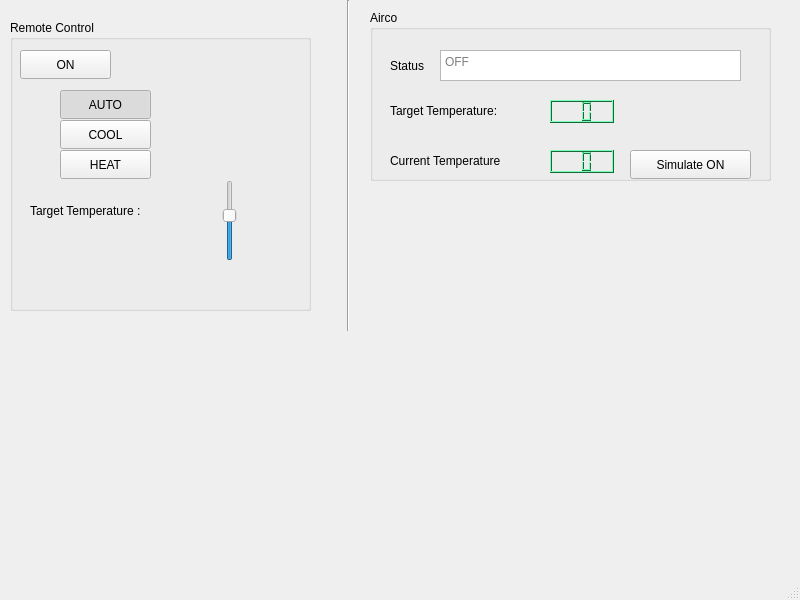
<?xml version="1.0" encoding="UTF-8"?>
<ui version="4.0">
 <class>MainWindow</class>
 <widget class="QMainWindow" name="MainWindow">
  <property name="geometry">
   <rect>
    <x>0</x>
    <y>0</y>
    <width>800</width>
    <height>600</height>
   </rect>
  </property>
  <property name="windowTitle">
   <string>MainWindow</string>
  </property>
  <widget class="QWidget" name="centralwidget">
   <widget class="QLabel" name="label">
    <property name="geometry">
     <rect>
      <x>30</x>
      <y>200</y>
      <width>151</width>
      <height>21</height>
     </rect>
    </property>
    <property name="text">
     <string>Target Temperature :</string>
    </property>
   </widget>
   <widget class="Line" name="line">
    <property name="geometry">
     <rect>
      <x>340</x>
      <y>0</y>
      <width>16</width>
      <height>331</height>
     </rect>
    </property>
    <property name="orientation">
     <enum>Qt::Vertical</enum>
    </property>
   </widget>
   <widget class="QGroupBox" name="groupBox">
    <property name="geometry">
     <rect>
      <x>370</x>
      <y>10</y>
      <width>401</width>
      <height>171</height>
     </rect>
    </property>
    <property name="title">
     <string>Airco</string>
    </property>
    <widget class="QLCDNumber" name="lcdCurrentTemp">
     <property name="geometry">
      <rect>
       <x>180</x>
       <y>140</y>
       <width>64</width>
       <height>23</height>
      </rect>
     </property>
     <property name="palette">
      <palette>
       <active>
        <colorrole role="WindowText">
         <brush brushstyle="SolidPattern">
          <color alpha="255">
           <red>0</red>
           <green>0</green>
           <blue>0</blue>
          </color>
         </brush>
        </colorrole>
        <colorrole role="Button">
         <brush brushstyle="SolidPattern">
          <color alpha="255">
           <red>51</red>
           <green>209</green>
           <blue>122</blue>
          </color>
         </brush>
        </colorrole>
        <colorrole role="Light">
         <brush brushstyle="SolidPattern">
          <color alpha="255">
           <red>121</red>
           <green>255</green>
           <blue>181</blue>
          </color>
         </brush>
        </colorrole>
        <colorrole role="Midlight">
         <brush brushstyle="SolidPattern">
          <color alpha="255">
           <red>86</red>
           <green>232</green>
           <blue>151</blue>
          </color>
         </brush>
        </colorrole>
        <colorrole role="Dark">
         <brush brushstyle="SolidPattern">
          <color alpha="255">
           <red>25</red>
           <green>104</green>
           <blue>61</blue>
          </color>
         </brush>
        </colorrole>
        <colorrole role="Mid">
         <brush brushstyle="SolidPattern">
          <color alpha="255">
           <red>34</red>
           <green>139</green>
           <blue>81</blue>
          </color>
         </brush>
        </colorrole>
        <colorrole role="Text">
         <brush brushstyle="SolidPattern">
          <color alpha="255">
           <red>0</red>
           <green>0</green>
           <blue>0</blue>
          </color>
         </brush>
        </colorrole>
        <colorrole role="BrightText">
         <brush brushstyle="SolidPattern">
          <color alpha="255">
           <red>255</red>
           <green>255</green>
           <blue>255</blue>
          </color>
         </brush>
        </colorrole>
        <colorrole role="ButtonText">
         <brush brushstyle="SolidPattern">
          <color alpha="255">
           <red>0</red>
           <green>0</green>
           <blue>0</blue>
          </color>
         </brush>
        </colorrole>
        <colorrole role="Base">
         <brush brushstyle="SolidPattern">
          <color alpha="255">
           <red>255</red>
           <green>255</green>
           <blue>255</blue>
          </color>
         </brush>
        </colorrole>
        <colorrole role="Window">
         <brush brushstyle="SolidPattern">
          <color alpha="255">
           <red>51</red>
           <green>209</green>
           <blue>122</blue>
          </color>
         </brush>
        </colorrole>
        <colorrole role="Shadow">
         <brush brushstyle="SolidPattern">
          <color alpha="255">
           <red>0</red>
           <green>0</green>
           <blue>0</blue>
          </color>
         </brush>
        </colorrole>
        <colorrole role="AlternateBase">
         <brush brushstyle="SolidPattern">
          <color alpha="255">
           <red>153</red>
           <green>232</green>
           <blue>188</blue>
          </color>
         </brush>
        </colorrole>
        <colorrole role="ToolTipBase">
         <brush brushstyle="SolidPattern">
          <color alpha="255">
           <red>255</red>
           <green>255</green>
           <blue>220</blue>
          </color>
         </brush>
        </colorrole>
        <colorrole role="ToolTipText">
         <brush brushstyle="SolidPattern">
          <color alpha="255">
           <red>0</red>
           <green>0</green>
           <blue>0</blue>
          </color>
         </brush>
        </colorrole>
        <colorrole role="PlaceholderText">
         <brush brushstyle="SolidPattern">
          <color alpha="127">
           <red>0</red>
           <green>0</green>
           <blue>0</blue>
          </color>
         </brush>
        </colorrole>
       </active>
       <inactive>
        <colorrole role="WindowText">
         <brush brushstyle="SolidPattern">
          <color alpha="255">
           <red>0</red>
           <green>0</green>
           <blue>0</blue>
          </color>
         </brush>
        </colorrole>
        <colorrole role="Button">
         <brush brushstyle="SolidPattern">
          <color alpha="255">
           <red>51</red>
           <green>209</green>
           <blue>122</blue>
          </color>
         </brush>
        </colorrole>
        <colorrole role="Light">
         <brush brushstyle="SolidPattern">
          <color alpha="255">
           <red>121</red>
           <green>255</green>
           <blue>181</blue>
          </color>
         </brush>
        </colorrole>
        <colorrole role="Midlight">
         <brush brushstyle="SolidPattern">
          <color alpha="255">
           <red>86</red>
           <green>232</green>
           <blue>151</blue>
          </color>
         </brush>
        </colorrole>
        <colorrole role="Dark">
         <brush brushstyle="SolidPattern">
          <color alpha="255">
           <red>25</red>
           <green>104</green>
           <blue>61</blue>
          </color>
         </brush>
        </colorrole>
        <colorrole role="Mid">
         <brush brushstyle="SolidPattern">
          <color alpha="255">
           <red>34</red>
           <green>139</green>
           <blue>81</blue>
          </color>
         </brush>
        </colorrole>
        <colorrole role="Text">
         <brush brushstyle="SolidPattern">
          <color alpha="255">
           <red>0</red>
           <green>0</green>
           <blue>0</blue>
          </color>
         </brush>
        </colorrole>
        <colorrole role="BrightText">
         <brush brushstyle="SolidPattern">
          <color alpha="255">
           <red>255</red>
           <green>255</green>
           <blue>255</blue>
          </color>
         </brush>
        </colorrole>
        <colorrole role="ButtonText">
         <brush brushstyle="SolidPattern">
          <color alpha="255">
           <red>0</red>
           <green>0</green>
           <blue>0</blue>
          </color>
         </brush>
        </colorrole>
        <colorrole role="Base">
         <brush brushstyle="SolidPattern">
          <color alpha="255">
           <red>255</red>
           <green>255</green>
           <blue>255</blue>
          </color>
         </brush>
        </colorrole>
        <colorrole role="Window">
         <brush brushstyle="SolidPattern">
          <color alpha="255">
           <red>51</red>
           <green>209</green>
           <blue>122</blue>
          </color>
         </brush>
        </colorrole>
        <colorrole role="Shadow">
         <brush brushstyle="SolidPattern">
          <color alpha="255">
           <red>0</red>
           <green>0</green>
           <blue>0</blue>
          </color>
         </brush>
        </colorrole>
        <colorrole role="AlternateBase">
         <brush brushstyle="SolidPattern">
          <color alpha="255">
           <red>153</red>
           <green>232</green>
           <blue>188</blue>
          </color>
         </brush>
        </colorrole>
        <colorrole role="ToolTipBase">
         <brush brushstyle="SolidPattern">
          <color alpha="255">
           <red>255</red>
           <green>255</green>
           <blue>220</blue>
          </color>
         </brush>
        </colorrole>
        <colorrole role="ToolTipText">
         <brush brushstyle="SolidPattern">
          <color alpha="255">
           <red>0</red>
           <green>0</green>
           <blue>0</blue>
          </color>
         </brush>
        </colorrole>
        <colorrole role="PlaceholderText">
         <brush brushstyle="SolidPattern">
          <color alpha="127">
           <red>0</red>
           <green>0</green>
           <blue>0</blue>
          </color>
         </brush>
        </colorrole>
       </inactive>
       <disabled>
        <colorrole role="WindowText">
         <brush brushstyle="SolidPattern">
          <color alpha="255">
           <red>25</red>
           <green>104</green>
           <blue>61</blue>
          </color>
         </brush>
        </colorrole>
        <colorrole role="Button">
         <brush brushstyle="SolidPattern">
          <color alpha="255">
           <red>51</red>
           <green>209</green>
           <blue>122</blue>
          </color>
         </brush>
        </colorrole>
        <colorrole role="Light">
         <brush brushstyle="SolidPattern">
          <color alpha="255">
           <red>121</red>
           <green>255</green>
           <blue>181</blue>
          </color>
         </brush>
        </colorrole>
        <colorrole role="Midlight">
         <brush brushstyle="SolidPattern">
          <color alpha="255">
           <red>86</red>
           <green>232</green>
           <blue>151</blue>
          </color>
         </brush>
        </colorrole>
        <colorrole role="Dark">
         <brush brushstyle="SolidPattern">
          <color alpha="255">
           <red>25</red>
           <green>104</green>
           <blue>61</blue>
          </color>
         </brush>
        </colorrole>
        <colorrole role="Mid">
         <brush brushstyle="SolidPattern">
          <color alpha="255">
           <red>34</red>
           <green>139</green>
           <blue>81</blue>
          </color>
         </brush>
        </colorrole>
        <colorrole role="Text">
         <brush brushstyle="SolidPattern">
          <color alpha="255">
           <red>25</red>
           <green>104</green>
           <blue>61</blue>
          </color>
         </brush>
        </colorrole>
        <colorrole role="BrightText">
         <brush brushstyle="SolidPattern">
          <color alpha="255">
           <red>255</red>
           <green>255</green>
           <blue>255</blue>
          </color>
         </brush>
        </colorrole>
        <colorrole role="ButtonText">
         <brush brushstyle="SolidPattern">
          <color alpha="255">
           <red>25</red>
           <green>104</green>
           <blue>61</blue>
          </color>
         </brush>
        </colorrole>
        <colorrole role="Base">
         <brush brushstyle="SolidPattern">
          <color alpha="255">
           <red>51</red>
           <green>209</green>
           <blue>122</blue>
          </color>
         </brush>
        </colorrole>
        <colorrole role="Window">
         <brush brushstyle="SolidPattern">
          <color alpha="255">
           <red>51</red>
           <green>209</green>
           <blue>122</blue>
          </color>
         </brush>
        </colorrole>
        <colorrole role="Shadow">
         <brush brushstyle="SolidPattern">
          <color alpha="255">
           <red>0</red>
           <green>0</green>
           <blue>0</blue>
          </color>
         </brush>
        </colorrole>
        <colorrole role="AlternateBase">
         <brush brushstyle="SolidPattern">
          <color alpha="255">
           <red>51</red>
           <green>209</green>
           <blue>122</blue>
          </color>
         </brush>
        </colorrole>
        <colorrole role="ToolTipBase">
         <brush brushstyle="SolidPattern">
          <color alpha="255">
           <red>255</red>
           <green>255</green>
           <blue>220</blue>
          </color>
         </brush>
        </colorrole>
        <colorrole role="ToolTipText">
         <brush brushstyle="SolidPattern">
          <color alpha="255">
           <red>0</red>
           <green>0</green>
           <blue>0</blue>
          </color>
         </brush>
        </colorrole>
        <colorrole role="PlaceholderText">
         <brush brushstyle="SolidPattern">
          <color alpha="127">
           <red>25</red>
           <green>104</green>
           <blue>61</blue>
          </color>
         </brush>
        </colorrole>
       </disabled>
      </palette>
     </property>
     <property name="autoFillBackground">
      <bool>false</bool>
     </property>
     <property name="digitCount">
      <number>2</number>
     </property>
    </widget>
    <widget class="QLabel" name="label_3">
     <property name="geometry">
      <rect>
       <x>20</x>
       <y>40</y>
       <width>67</width>
       <height>31</height>
      </rect>
     </property>
     <property name="text">
      <string>Status</string>
     </property>
    </widget>
    <widget class="QLabel" name="label_4">
     <property name="geometry">
      <rect>
       <x>20</x>
       <y>140</y>
       <width>151</width>
       <height>21</height>
      </rect>
     </property>
     <property name="text">
      <string>Current Temperature</string>
     </property>
    </widget>
    <widget class="QPushButton" name="btnSimulateTemp">
     <property name="geometry">
      <rect>
       <x>260</x>
       <y>140</y>
       <width>121</width>
       <height>29</height>
      </rect>
     </property>
     <property name="text">
      <string>Simulate ON</string>
     </property>
     <property name="checkable">
      <bool>true</bool>
     </property>
    </widget>
    <widget class="QLabel" name="label_5">
     <property name="geometry">
      <rect>
       <x>20</x>
       <y>90</y>
       <width>151</width>
       <height>21</height>
      </rect>
     </property>
     <property name="text">
      <string>Target Temperature:</string>
     </property>
    </widget>
    <widget class="QLCDNumber" name="lcdTargetTemp">
     <property name="geometry">
      <rect>
       <x>180</x>
       <y>90</y>
       <width>64</width>
       <height>23</height>
      </rect>
     </property>
     <property name="palette">
      <palette>
       <active>
        <colorrole role="WindowText">
         <brush brushstyle="SolidPattern">
          <color alpha="255">
           <red>0</red>
           <green>0</green>
           <blue>0</blue>
          </color>
         </brush>
        </colorrole>
        <colorrole role="Button">
         <brush brushstyle="SolidPattern">
          <color alpha="255">
           <red>51</red>
           <green>209</green>
           <blue>122</blue>
          </color>
         </brush>
        </colorrole>
        <colorrole role="Light">
         <brush brushstyle="SolidPattern">
          <color alpha="255">
           <red>121</red>
           <green>255</green>
           <blue>181</blue>
          </color>
         </brush>
        </colorrole>
        <colorrole role="Midlight">
         <brush brushstyle="SolidPattern">
          <color alpha="255">
           <red>86</red>
           <green>232</green>
           <blue>151</blue>
          </color>
         </brush>
        </colorrole>
        <colorrole role="Dark">
         <brush brushstyle="SolidPattern">
          <color alpha="255">
           <red>25</red>
           <green>104</green>
           <blue>61</blue>
          </color>
         </brush>
        </colorrole>
        <colorrole role="Mid">
         <brush brushstyle="SolidPattern">
          <color alpha="255">
           <red>34</red>
           <green>139</green>
           <blue>81</blue>
          </color>
         </brush>
        </colorrole>
        <colorrole role="Text">
         <brush brushstyle="SolidPattern">
          <color alpha="255">
           <red>0</red>
           <green>0</green>
           <blue>0</blue>
          </color>
         </brush>
        </colorrole>
        <colorrole role="BrightText">
         <brush brushstyle="SolidPattern">
          <color alpha="255">
           <red>255</red>
           <green>255</green>
           <blue>255</blue>
          </color>
         </brush>
        </colorrole>
        <colorrole role="ButtonText">
         <brush brushstyle="SolidPattern">
          <color alpha="255">
           <red>0</red>
           <green>0</green>
           <blue>0</blue>
          </color>
         </brush>
        </colorrole>
        <colorrole role="Base">
         <brush brushstyle="SolidPattern">
          <color alpha="255">
           <red>255</red>
           <green>255</green>
           <blue>255</blue>
          </color>
         </brush>
        </colorrole>
        <colorrole role="Window">
         <brush brushstyle="SolidPattern">
          <color alpha="255">
           <red>51</red>
           <green>209</green>
           <blue>122</blue>
          </color>
         </brush>
        </colorrole>
        <colorrole role="Shadow">
         <brush brushstyle="SolidPattern">
          <color alpha="255">
           <red>0</red>
           <green>0</green>
           <blue>0</blue>
          </color>
         </brush>
        </colorrole>
        <colorrole role="AlternateBase">
         <brush brushstyle="SolidPattern">
          <color alpha="255">
           <red>153</red>
           <green>232</green>
           <blue>188</blue>
          </color>
         </brush>
        </colorrole>
        <colorrole role="ToolTipBase">
         <brush brushstyle="SolidPattern">
          <color alpha="255">
           <red>255</red>
           <green>255</green>
           <blue>220</blue>
          </color>
         </brush>
        </colorrole>
        <colorrole role="ToolTipText">
         <brush brushstyle="SolidPattern">
          <color alpha="255">
           <red>0</red>
           <green>0</green>
           <blue>0</blue>
          </color>
         </brush>
        </colorrole>
        <colorrole role="PlaceholderText">
         <brush brushstyle="SolidPattern">
          <color alpha="127">
           <red>0</red>
           <green>0</green>
           <blue>0</blue>
          </color>
         </brush>
        </colorrole>
       </active>
       <inactive>
        <colorrole role="WindowText">
         <brush brushstyle="SolidPattern">
          <color alpha="255">
           <red>0</red>
           <green>0</green>
           <blue>0</blue>
          </color>
         </brush>
        </colorrole>
        <colorrole role="Button">
         <brush brushstyle="SolidPattern">
          <color alpha="255">
           <red>51</red>
           <green>209</green>
           <blue>122</blue>
          </color>
         </brush>
        </colorrole>
        <colorrole role="Light">
         <brush brushstyle="SolidPattern">
          <color alpha="255">
           <red>121</red>
           <green>255</green>
           <blue>181</blue>
          </color>
         </brush>
        </colorrole>
        <colorrole role="Midlight">
         <brush brushstyle="SolidPattern">
          <color alpha="255">
           <red>86</red>
           <green>232</green>
           <blue>151</blue>
          </color>
         </brush>
        </colorrole>
        <colorrole role="Dark">
         <brush brushstyle="SolidPattern">
          <color alpha="255">
           <red>25</red>
           <green>104</green>
           <blue>61</blue>
          </color>
         </brush>
        </colorrole>
        <colorrole role="Mid">
         <brush brushstyle="SolidPattern">
          <color alpha="255">
           <red>34</red>
           <green>139</green>
           <blue>81</blue>
          </color>
         </brush>
        </colorrole>
        <colorrole role="Text">
         <brush brushstyle="SolidPattern">
          <color alpha="255">
           <red>0</red>
           <green>0</green>
           <blue>0</blue>
          </color>
         </brush>
        </colorrole>
        <colorrole role="BrightText">
         <brush brushstyle="SolidPattern">
          <color alpha="255">
           <red>255</red>
           <green>255</green>
           <blue>255</blue>
          </color>
         </brush>
        </colorrole>
        <colorrole role="ButtonText">
         <brush brushstyle="SolidPattern">
          <color alpha="255">
           <red>0</red>
           <green>0</green>
           <blue>0</blue>
          </color>
         </brush>
        </colorrole>
        <colorrole role="Base">
         <brush brushstyle="SolidPattern">
          <color alpha="255">
           <red>255</red>
           <green>255</green>
           <blue>255</blue>
          </color>
         </brush>
        </colorrole>
        <colorrole role="Window">
         <brush brushstyle="SolidPattern">
          <color alpha="255">
           <red>51</red>
           <green>209</green>
           <blue>122</blue>
          </color>
         </brush>
        </colorrole>
        <colorrole role="Shadow">
         <brush brushstyle="SolidPattern">
          <color alpha="255">
           <red>0</red>
           <green>0</green>
           <blue>0</blue>
          </color>
         </brush>
        </colorrole>
        <colorrole role="AlternateBase">
         <brush brushstyle="SolidPattern">
          <color alpha="255">
           <red>153</red>
           <green>232</green>
           <blue>188</blue>
          </color>
         </brush>
        </colorrole>
        <colorrole role="ToolTipBase">
         <brush brushstyle="SolidPattern">
          <color alpha="255">
           <red>255</red>
           <green>255</green>
           <blue>220</blue>
          </color>
         </brush>
        </colorrole>
        <colorrole role="ToolTipText">
         <brush brushstyle="SolidPattern">
          <color alpha="255">
           <red>0</red>
           <green>0</green>
           <blue>0</blue>
          </color>
         </brush>
        </colorrole>
        <colorrole role="PlaceholderText">
         <brush brushstyle="SolidPattern">
          <color alpha="127">
           <red>0</red>
           <green>0</green>
           <blue>0</blue>
          </color>
         </brush>
        </colorrole>
       </inactive>
       <disabled>
        <colorrole role="WindowText">
         <brush brushstyle="SolidPattern">
          <color alpha="255">
           <red>25</red>
           <green>104</green>
           <blue>61</blue>
          </color>
         </brush>
        </colorrole>
        <colorrole role="Button">
         <brush brushstyle="SolidPattern">
          <color alpha="255">
           <red>51</red>
           <green>209</green>
           <blue>122</blue>
          </color>
         </brush>
        </colorrole>
        <colorrole role="Light">
         <brush brushstyle="SolidPattern">
          <color alpha="255">
           <red>121</red>
           <green>255</green>
           <blue>181</blue>
          </color>
         </brush>
        </colorrole>
        <colorrole role="Midlight">
         <brush brushstyle="SolidPattern">
          <color alpha="255">
           <red>86</red>
           <green>232</green>
           <blue>151</blue>
          </color>
         </brush>
        </colorrole>
        <colorrole role="Dark">
         <brush brushstyle="SolidPattern">
          <color alpha="255">
           <red>25</red>
           <green>104</green>
           <blue>61</blue>
          </color>
         </brush>
        </colorrole>
        <colorrole role="Mid">
         <brush brushstyle="SolidPattern">
          <color alpha="255">
           <red>34</red>
           <green>139</green>
           <blue>81</blue>
          </color>
         </brush>
        </colorrole>
        <colorrole role="Text">
         <brush brushstyle="SolidPattern">
          <color alpha="255">
           <red>25</red>
           <green>104</green>
           <blue>61</blue>
          </color>
         </brush>
        </colorrole>
        <colorrole role="BrightText">
         <brush brushstyle="SolidPattern">
          <color alpha="255">
           <red>255</red>
           <green>255</green>
           <blue>255</blue>
          </color>
         </brush>
        </colorrole>
        <colorrole role="ButtonText">
         <brush brushstyle="SolidPattern">
          <color alpha="255">
           <red>25</red>
           <green>104</green>
           <blue>61</blue>
          </color>
         </brush>
        </colorrole>
        <colorrole role="Base">
         <brush brushstyle="SolidPattern">
          <color alpha="255">
           <red>51</red>
           <green>209</green>
           <blue>122</blue>
          </color>
         </brush>
        </colorrole>
        <colorrole role="Window">
         <brush brushstyle="SolidPattern">
          <color alpha="255">
           <red>51</red>
           <green>209</green>
           <blue>122</blue>
          </color>
         </brush>
        </colorrole>
        <colorrole role="Shadow">
         <brush brushstyle="SolidPattern">
          <color alpha="255">
           <red>0</red>
           <green>0</green>
           <blue>0</blue>
          </color>
         </brush>
        </colorrole>
        <colorrole role="AlternateBase">
         <brush brushstyle="SolidPattern">
          <color alpha="255">
           <red>51</red>
           <green>209</green>
           <blue>122</blue>
          </color>
         </brush>
        </colorrole>
        <colorrole role="ToolTipBase">
         <brush brushstyle="SolidPattern">
          <color alpha="255">
           <red>255</red>
           <green>255</green>
           <blue>220</blue>
          </color>
         </brush>
        </colorrole>
        <colorrole role="ToolTipText">
         <brush brushstyle="SolidPattern">
          <color alpha="255">
           <red>0</red>
           <green>0</green>
           <blue>0</blue>
          </color>
         </brush>
        </colorrole>
        <colorrole role="PlaceholderText">
         <brush brushstyle="SolidPattern">
          <color alpha="127">
           <red>25</red>
           <green>104</green>
           <blue>61</blue>
          </color>
         </brush>
        </colorrole>
       </disabled>
      </palette>
     </property>
     <property name="autoFillBackground">
      <bool>false</bool>
     </property>
     <property name="digitCount">
      <number>2</number>
     </property>
    </widget>
    <widget class="QTextEdit" name="txtAircoStatus">
     <property name="geometry">
      <rect>
       <x>70</x>
       <y>40</y>
       <width>301</width>
       <height>31</height>
      </rect>
     </property>
     <property name="readOnly">
      <bool>true</bool>
     </property>
     <property name="placeholderText">
      <string>OFF</string>
     </property>
    </widget>
   </widget>
   <widget class="QGroupBox" name="groupBox_2">
    <property name="geometry">
     <rect>
      <x>10</x>
      <y>20</y>
      <width>301</width>
      <height>291</height>
     </rect>
    </property>
    <property name="title">
     <string>Remote Control</string>
    </property>
    <widget class="QPushButton" name="btnON">
     <property name="geometry">
      <rect>
       <x>10</x>
       <y>30</y>
       <width>91</width>
       <height>29</height>
      </rect>
     </property>
     <property name="text">
      <string>ON</string>
     </property>
     <property name="checkable">
      <bool>true</bool>
     </property>
    </widget>
    <widget class="QPushButton" name="btnAUTO">
     <property name="geometry">
      <rect>
       <x>50</x>
       <y>70</y>
       <width>91</width>
       <height>29</height>
      </rect>
     </property>
     <property name="text">
      <string>AUTO</string>
     </property>
     <property name="checkable">
      <bool>true</bool>
     </property>
     <property name="checked">
      <bool>true</bool>
     </property>
     <property name="autoExclusive">
      <bool>true</bool>
     </property>
    </widget>
    <widget class="QPushButton" name="btnCOOL">
     <property name="geometry">
      <rect>
       <x>50</x>
       <y>100</y>
       <width>91</width>
       <height>29</height>
      </rect>
     </property>
     <property name="text">
      <string>COOL</string>
     </property>
     <property name="checkable">
      <bool>true</bool>
     </property>
     <property name="autoExclusive">
      <bool>true</bool>
     </property>
    </widget>
    <widget class="QSlider" name="sldTargetTemp">
     <property name="geometry">
      <rect>
       <x>210</x>
       <y>160</y>
       <width>20</width>
       <height>81</height>
      </rect>
     </property>
     <property name="maximum">
      <number>35</number>
     </property>
     <property name="value">
      <number>20</number>
     </property>
     <property name="orientation">
      <enum>Qt::Vertical</enum>
     </property>
    </widget>
    <widget class="QPushButton" name="btnHEAT">
     <property name="geometry">
      <rect>
       <x>50</x>
       <y>130</y>
       <width>91</width>
       <height>29</height>
      </rect>
     </property>
     <property name="text">
      <string>HEAT</string>
     </property>
     <property name="checkable">
      <bool>true</bool>
     </property>
     <property name="autoExclusive">
      <bool>true</bool>
     </property>
    </widget>
   </widget>
   <zorder>groupBox_2</zorder>
   <zorder>label</zorder>
   <zorder>line</zorder>
   <zorder>groupBox</zorder>
  </widget>
  <widget class="QStatusBar" name="statusbar"/>
 </widget>
 <resources/>
 <connections/>
</ui>
